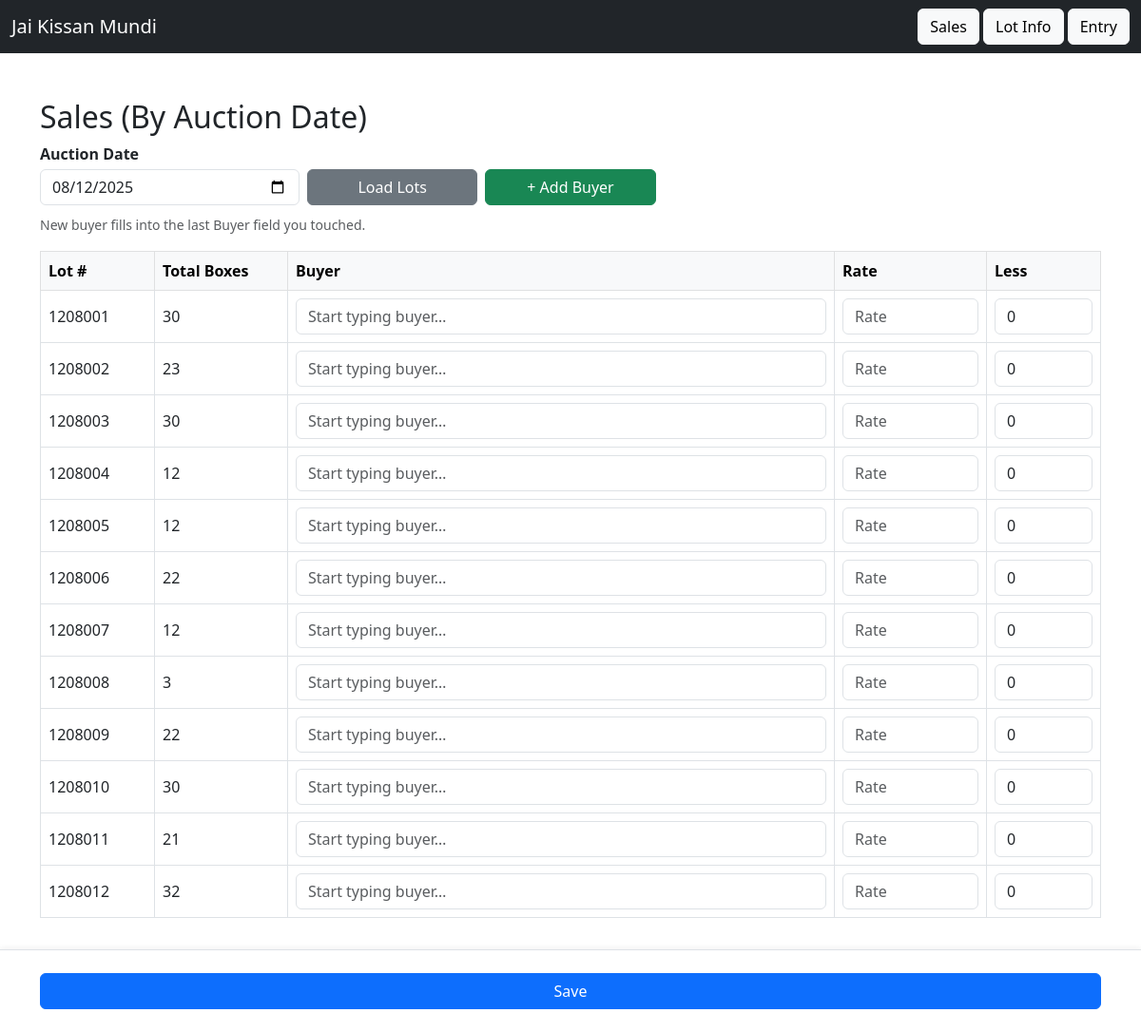
Before: /sales with the older database file.
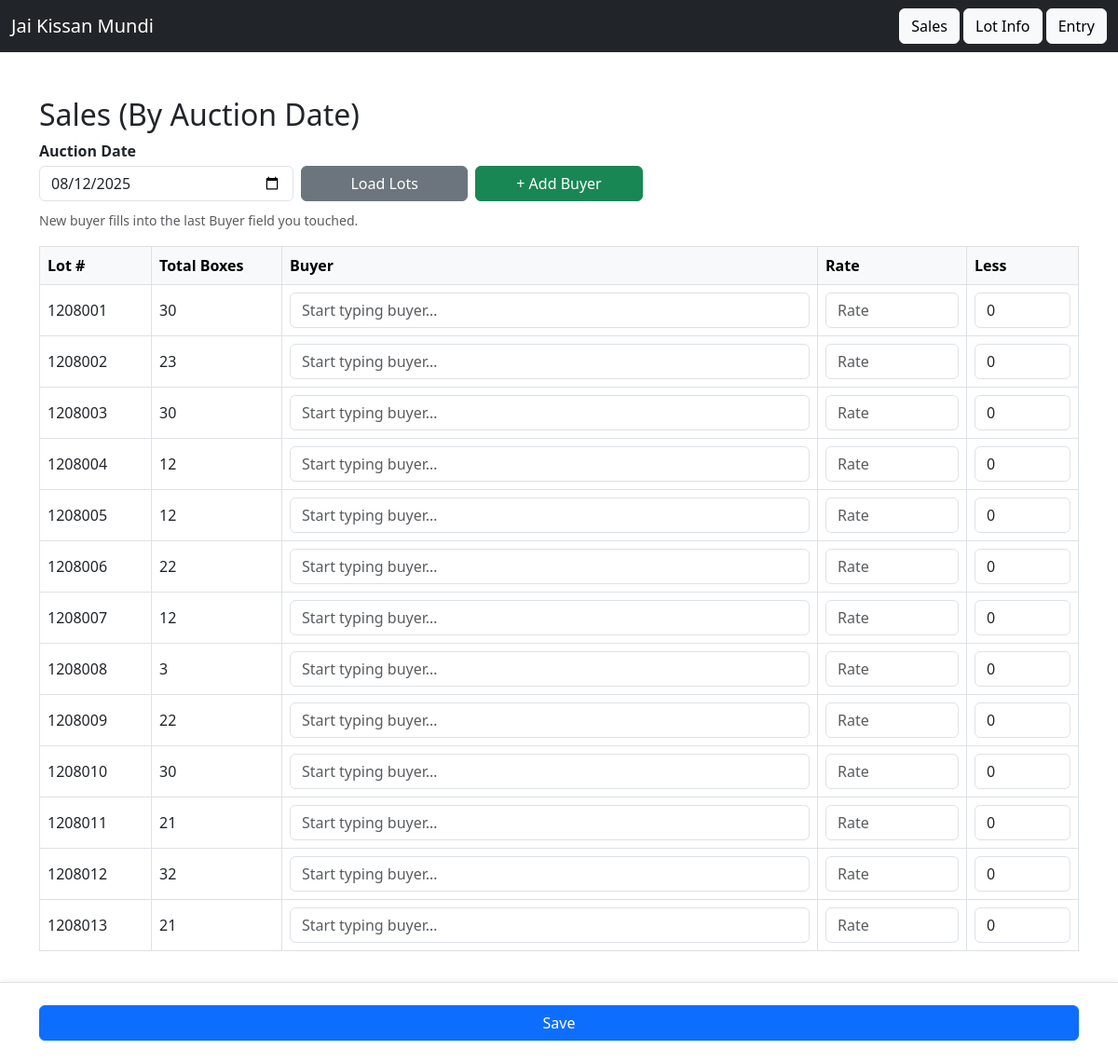
After: the same page with the newer database file.
### app/models.py (models this page shows)
class LotInfo(db.Model):
    id = db.Column(db.Integer, primary_key=True)
    driver_patti_id = db.Column(db.Integer, db.ForeignKey('driver_patti.id'))
    farmer_id = db.Column(db.Integer, db.ForeignKey('farmer.id'))
    lot_number = db.Column(db.String(50))
    jk_boxes = db.Column(db.Integer)
    other_boxes = db.Column(db.Integer)
    transport_rate = db.Column(db.Float)
    total_boxes = db.Column(db.Integer)
    transport_amount = db.Column(db.Float)
    date = db.Column(db.String(20))

### app/routes.py (the view, shortened to what this page needs)
@main.route("/sales", methods=["GET", "POST"])
def sales():
    today_str = date.today().isoformat()
    date_val = request.args.get("date", today_str)
    conn = get_db_connection()
    cur = conn.cursor()
    cur.execute("""
        SELECT
            li.id AS lot_id,
            li.lot_number,
            COALESCE(li.jk_boxes, 0) + COALESCE(li.other_boxes, 0) AS total_boxes
        FROM lot_info li
        JOIN driver_patti dp ON li.driver_patti_id = dp.id
        WHERE dp.date = ?
        ORDER BY li.lot_number
    """, (date_val,))
    lots = cur.fetchall()
    sales_map = {}
    if lots:
        lot_ids = [str(r["lot_id"]) for r in lots]
        placeholders = ",".join(["?"] * len(lot_ids))
        cur.execute(f"""
            SELECT lot_id, buyer_id, rate, less
            FROM sales
            WHERE lot_id IN ({placeholders})
        """, lot_ids)
        for r in cur.fetchall():
            sales_map[r["lot_id"]] = {
                "buyer_id": r["buyer_id"],
                "rate": r["rate"],
                "less": r["less"],
            }
    conn.close()
    return render_template("sales.html", date_val=date_val, lots=lots, sales_map=sales_map)

### app/routes.py (called while the page is built)
def get_db_connection():
    conn = sqlite3.connect(DB_PATH)
    conn.row_factory = sqlite3.Row  # Allows accessing columns by name
    return conn

### app/templates/sales.html (shortened to what this page needs)
{% extends 'base.html' %}
{% block content %}
<h2 class="mt-2">Sales (By Auction Date)</h2>
<div class="position-fixed top-0 end-0 p-3" style="z-index: 1080">
</div>
<form class="mb-3" method="get" action="{{ url_for('main.sales') }}">
  <div class="row g-2 align-items-end">
    <div class="col-12 col-sm-6 col-md-3">
      <label for="sales_date" class="form-label mb-1">Auction Date</label>
      <input type="date" id="sales_date" name="date" class="form-control" value="{{ date_val }}" required>
    </div>
    <div class="col-6 col-md-2 d-grid">
      <button type="submit" class="btn btn-secondary">Load Lots</button>
    </div>
    <div class="col-6 col-md-2 d-grid">
      <button type="button" class="btn btn-success" data-bs-toggle="modal" data-bs-target="#addBuyerModal">
        + Add Buyer
      </button>
    </div>
    <div class="col-12">
      <small class="text-muted">New buyer fills into the last Buyer field you touched.</small>
    </div>
  </div>
</form>
<form method="post" action="{{ url_for('main.sales') }}" id="salesForm">
  <div class="table-responsive d-none d-sm-block">
    <table class="table table-bordered align-middle">
      <thead class="table-light">
        <tr>
          <th style="width:120px;">Lot #</th>
          <th style="width:140px;">Total Boxes</th>
          <th>Buyer</th>
          <th style="width:160px;">Rate</th>
          <th style="width:120px;">Less</th>
        </tr>
      </thead>
      <tbody>
        {% if lots %}
          {% for row in lots %}
            {% set s = sales_map.get(row['lot_id']) %}
            <tr>
              <td>{{ row['lot_number'] }}</td>
              <td>{{ row['total_boxes'] }}</td>
              <td>
                <input
                  class="form-control buyer_search"
                  placeholder="Start typing buyer…"
                  id="buyer_input_{{ row['lot_id'] }}"
                  autocomplete="off">
              </td>
              <td>
                <input type="number" step="0.01" inputmode="decimal" name="rate_{{ row['lot_id'] }}"
                       class="form-control" placeholder="Rate"
                       value="{{ '{:.2f}'.format(s['rate']) if s and s['rate'] is not none else '' }}">
              </td>
              <td>
                <input type="number" step="1" inputmode="numeric" pattern="[0-9]*" name="less_{{ row['lot_id'] }}"
                       class="form-control" placeholder="0"
                       value="{{ s['less'] if s and s['less'] is not none else '0' }}">
              </td>
            </tr>
          {% endfor %}
        {% else %}
          <tr><td colspan="5" class="text-muted">No lots found for {{ date_val }}.</td></tr>
        {% endif %}
      </tbody>
    </table>
  </div>
  <div style="height: 88px;"></div>
  <div class="floating-save-bar">
    <div class="container d-flex align-items-center gap-3">
      <button type="submit" class="btn btn-primary w-100 w-sm-auto">Save</button>
    </div>
  </div>
</form>
{% endblock %}

Changed rows visible on the page:
added LotInfo: lot_number "1208013", total_boxes "21", s "0"
